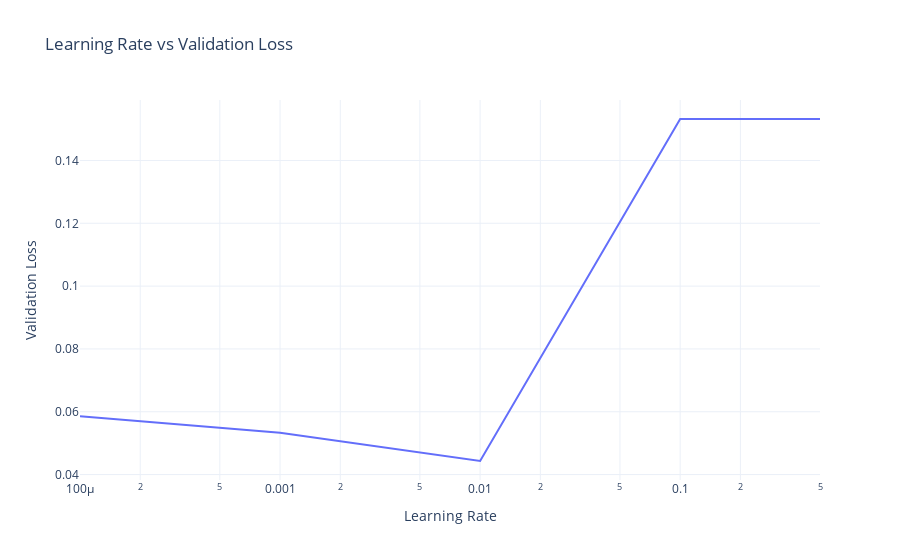

The notebook cell this image was saved under:
### Code cell
fig = px.line(
    results_lr,
    x="learning_rate",
    y="validation_loss",
    title="Learning Rate vs Validation Loss",
    labels={"learning_rate": "Learning Rate", "validation_loss": "Validation Loss"},
    log_x=True,  # Escala logarítmica para mejor visualización
    template="plotly_white"
)
fig.show()

### Figure 1 — Plotly figure (JSON) as saved in the notebook; plotly's stock layout.template omitted (floating-point values rounded to 4 significant figures)
{"data": [{"hovertemplate": "Learning Rate=%{x}<br>Validation Loss=%{y}<extra></extra>", "legendgroup": "", "line": {"color": "#636efa", "dash": "solid"}, "marker": {"symbol": "circle"}, "mode": "lines", "name": "", "orientation": "v", "showlegend": false, "type": "scatter", "x": [0.0001, 0.001, 0.01, 0.1, 0.5], "xaxis": "x", "y": [0.05853, 0.05333, 0.04431, 0.1532, 0.1532], "yaxis": "y"}], "layout": {"legend": {"tracegroupgap": 0}, "title": {"text": "Learning Rate vs Validation Loss"}, "xaxis": {"anchor": "y", "domain": [0, 1], "title": {"text": "Learning Rate"}, "type": "log"}, "yaxis": {"anchor": "x", "domain": [0, 1], "title": {"text": "Validation Loss"}}}}
